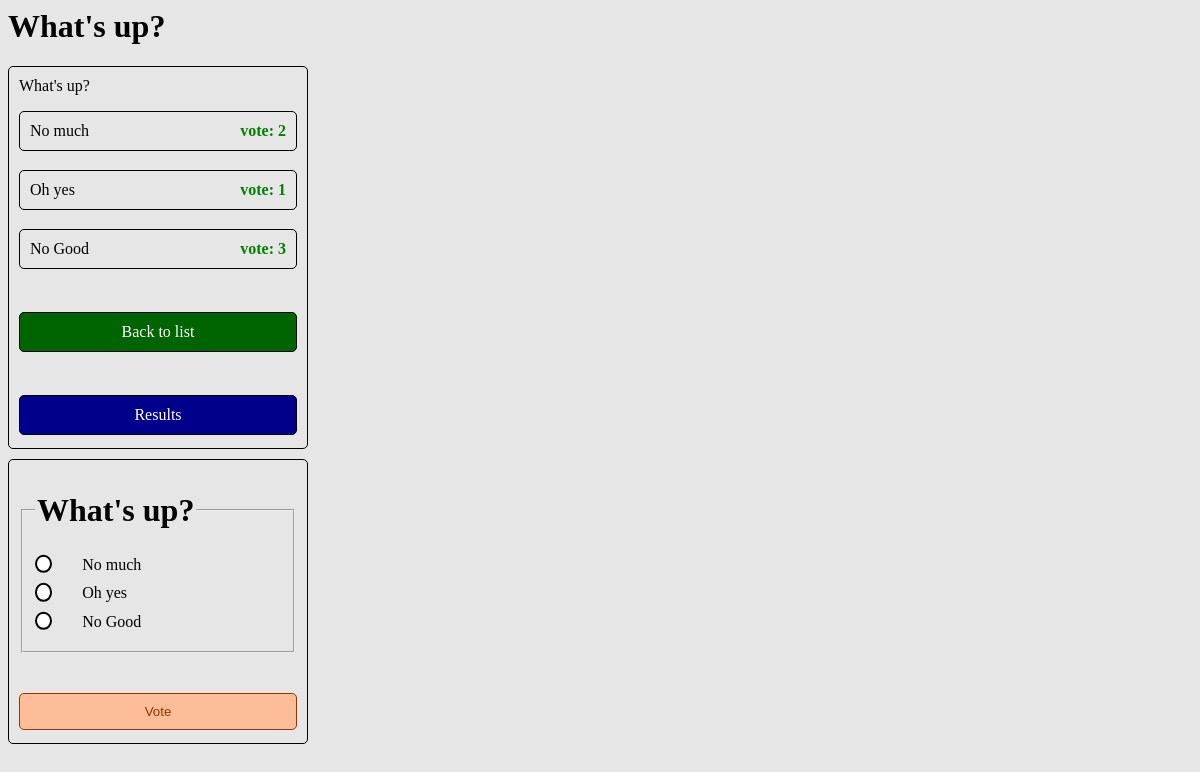
The page /polls/1/ on the database its author committed.
### polls/models.py (models this page shows, shortened)
class Question(models.Model):
    question_text = models.CharField(max_length=200)
    pub_date = models.DateTimeField('date published')
    @admin.display(
        boolean=True,
        ordering="pub_date",
        description="Published recently?",
    )
    def __str__(self):
        return self.question_text

class Choice(models.Model):
    question = models.ForeignKey(Question, on_delete=models.CASCADE)
    choice_text = models.CharField(max_length=200)
    votes = models.IntegerField(default=0)

### polls/views.py (the view)
# urls.py: path('<int:pk>/', views.DetailView.as_view(), name='detail'),
class DetailView(generic.DetailView):
    model = Question
    template_name = "polls/detail.html"
    def get_queryset(self):
        return Question.objects.filter(pub_date__lte=timezone.now())

### polls/templates/polls/detail.html (shortened to what this page needs)
{% load static %}
<link rel="stylesheet" href="{% static 'polls/detail.css' %}">
<link rel="stylesheet" href="{% static 'polls/styles.css' %}">
{% if question %}
    <h1>{{ question }}</h1>
    <div>
    {{question.question_text}}
    {% for choice in question.choice_set.all %}
        <p>
            <span>{{ choice.choice_text }}</span>
            <span class="vote">vote: {{ choice.votes }}</span>
        </p>
    {% endfor %}
    <a href="{% url 'polls:index' %}" class="btn-back-to-list">
        <span>Back to list</span>
    </a>
    <a href="{% url 'polls:results' question.id %}" class="btn-results">
        <span>Results</span>
    </a>
    </div>
{% else %}
    <p>No polls details.</p>
{% endif %}
<form action="{% url 'polls:vote' question.id %}" method="post">
    <fieldset>
        <legend><h1>{{ question.question_text }}</h1></legend>
        {% for choice in question.choice_set.all %}
        <label for="choice{{ forloop.counter }}">
            <input type="radio" name="choice" id="choice{{ forloop.counter }}" value="{{ choice.id }}">
            <span>{{ choice.choice_text }}</span>
        </label>
        <br>
        {% endfor %}
    </fieldset>
    <input type="submit" value="Vote">
    </form>

### polls/static/polls/detail.css (style rules this page uses)
*, *:before, *:after { box-sizing: border-box; }
div { width: 300px; display:grid; border: 1px solid black; padding: 10px; border-radius: 5px; text-decoration: none; color:black; }
p { border: 1px solid black; padding: 10px; margin-bottom: 3px; border-radius: 5px; text-decoration: none; color:black; display:inline-flex; justify-content: space-between; }
form { width: 300px; border: 1px solid black; border-radius: 5px; padding:10px; margin-top:10px; }
label { display: inline-flex; justify-content: space-between; width: 100%; margin-bottom: 10px; }
label span { text-align: left; width: 100%; padding-left: 30px; padding-right: 10px; }
input[type=submit] { width: 100%; border: 1px solid #933500; padding: 10px; margin-top: 40px; margin-bottom: 3px; border-radius: 5px; text-decoration: none; color:#933500; background-color:#febd99 }
input[type=radio] { appearance: none; background-color: #fff; margin: 0; font: inherit; color: currentColor; width: 1.15em; height: 1.15em; border: 0.15em solid currentColor; border-radius: 50%; transform: translateY(-0.075em); display: grid; place-content: center; }
input[type="radio"]::before { content: ""; width: 0.65em; height: 0.65em; border-radius: 50%; transform: scale(0); transition: 120ms transform ease-in-out; box-shadow: inset 1em 1em var(--form-control-color); background-color: CanvasText; }
.vote { color:green; font-size: medium; font-weight: bold; }
.btn-back-to-list { text-align: center; border: 1px solid black; padding: 10px; margin-top: 40px; margin-bottom: 3px; border-radius: 5px; text-decoration: none; color:white; background-color:darkgreen }
.btn-results { text-align: center; border: 1px solid black; padding: 10px; margin-top: 40px; margin-bottom: 3px; border-radius: 5px; text-decoration: none; color:white; background-color:darkblue }

### rows shown on the page
Question: question_text "What's up?"
Choice: choice_text "No much", votes "2"
Choice: choice_text "Oh yes", votes "1"
Choice: choice_text "No Good", votes "3"
